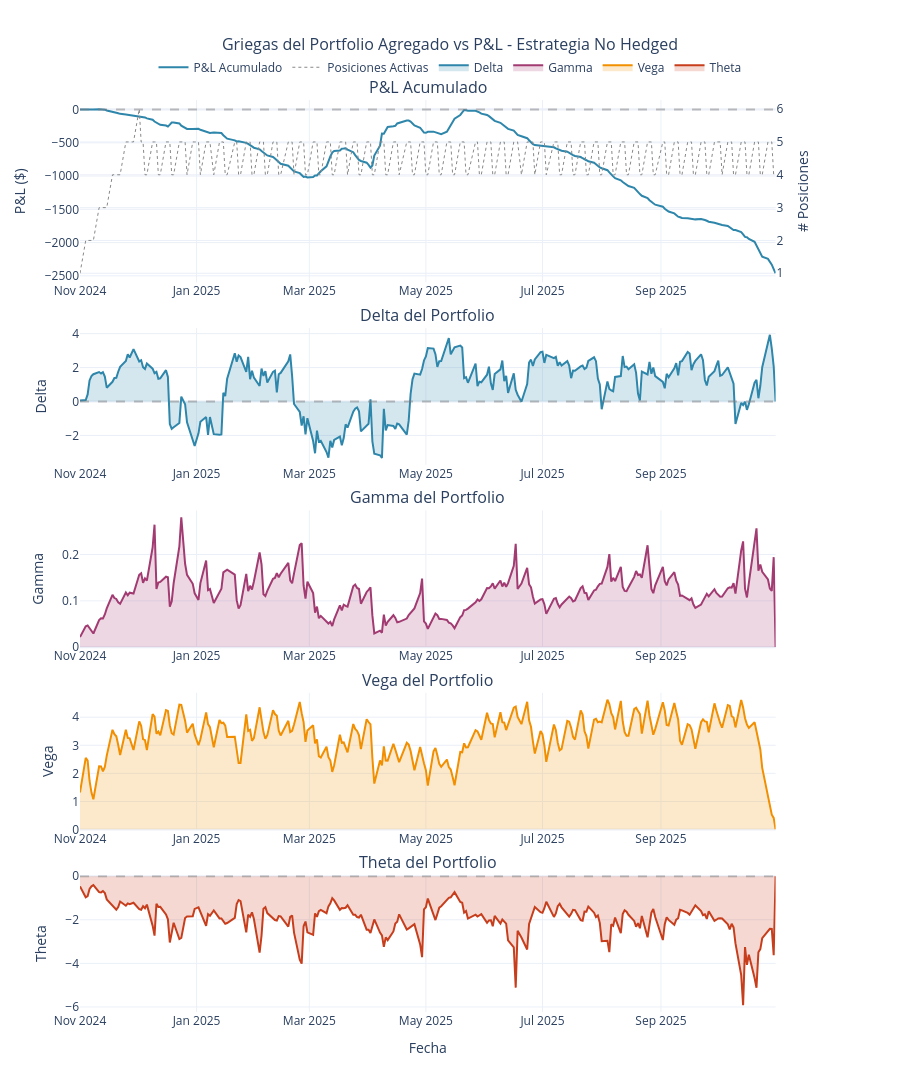

Notebook cell for this chart:
### Code cell
# Visualizacion 1: Griegas del Portfolio vs P&L Acumulado
fig = make_subplots(
    rows=5, cols=1,
    subplot_titles=(
        'P&L Acumulado',
        'Delta del Portfolio',
        'Gamma del Portfolio',
        'Vega del Portfolio',
        'Theta del Portfolio'
    ),
    vertical_spacing=0.05,
    row_heights=[0.25, 0.1875, 0.1875, 0.1875, 0.1875],
    specs=[
        [{"secondary_y": True}],
        [{"secondary_y": False}],
        [{"secondary_y": False}],
        [{"secondary_y": False}],
        [{"secondary_y": False}]
    ]
)

# Colores
colors_greeks = {
    'pnl': '#2E86AB',
    'positions': '#888888',
    'delta': '#2E86AB',
    'gamma': '#A23B72',
    'vega': '#F18F01',
    'theta': '#C73E1D'
}

# Row 1: P&L Acumulado y Numero de Posiciones
fig.add_trace(
    go.Scatter(
        x=results.cumulative_pnl_straddle.index,
        y=results.cumulative_pnl_straddle.values,
        mode='lines',
        name='P&L Acumulado',
        line=dict(color=colors_greeks['pnl'], width=2),
        hovertemplate='<b>P&L:</b> $%{y:.2f}<extra></extra>'
    ),
    row=1, col=1, secondary_y=False
)

fig.add_trace(
    go.Scatter(
        x=portfolio_greeks.index,
        y=portfolio_greeks['num_positions'],
        mode='lines',
        name='Posiciones Activas',
        line=dict(color=colors_greeks['positions'], width=1, dash='dot'),
        hovertemplate='<b>Posiciones:</b> %{y}<extra></extra>'
    ),
    row=1, col=1, secondary_y=True
)

fig.add_hline(y=0, line_dash="dash", line_color="gray", opacity=0.5, row=1, col=1)

# Row 2: Delta
fig.add_trace(
    go.Scatter(
        x=portfolio_greeks.index,
        y=portfolio_greeks['delta'],
        mode='lines',
        name='Delta',
        line=dict(color=colors_greeks['delta'], width=2),
        hovertemplate='<b>Delta:</b> %{y:.2f}<extra></extra>',
        fill='tozeroy',
        fillcolor=f'rgba(46, 134, 171, 0.2)'
    ),
    row=2, col=1
)
fig.add_hline(y=0, line_dash="dash", line_color="gray", opacity=0.5, row=2, col=1)

# Row 3: Gamma
fig.add_trace(
    go.Scatter(
        x=portfolio_greeks.index,
        y=portfolio_greeks['gamma'],
        mode='lines',
        name='Gamma',
        line=dict(color=colors_greeks['gamma'], width=2),
        hovertemplate='<b>Gamma:</b> %{y:.2f}<extra></extra>',
        fill='tozeroy',
        fillcolor=f'rgba(162, 59, 114, 0.2)'
    ),
    row=3, col=1
)

# Row 4: Vega
fig.add_trace(
    go.Scatter(
        x=portfolio_greeks.index,
        y=portfolio_greeks['vega'],
        mode='lines',
        name='Vega',
        line=dict(color=colors_greeks['vega'], width=2),
        hovertemplate='<b>Vega:</b> %{y:.2f}<extra></extra>',
        fill='tozeroy',
        fillcolor=f'rgba(241, 143, 1, 0.2)'
    ),
    row=4, col=1
)

# Row 5: Theta
fig.add_trace(
    go.Scatter(
        x=portfolio_greeks.index,
        y=portfolio_greeks['theta'],
        mode='lines',
        name='Theta',
        line=dict(color=colors_greeks['theta'], width=2),
        hovertemplate='<b>Theta:</b> %{y:.2f}<extra></extra>',
        fill='tozeroy',
        fillcolor=f'rgba(199, 62, 29, 0.2)'
    ),
    row=5, col=1
)
fig.add_hline(y=0, line_dash="dash", line_color="gray", opacity=0.5, row=5, col=1)

# Actualizar ejes
fig.update_xaxes(title_text="Fecha", row=5, col=1)
fig.update_yaxes(title_text="P&L ($)", row=1, col=1, secondary_y=False)
fig.update_yaxes(title_text="# Posiciones", row=1, col=1, secondary_y=True)
fig.update_yaxes(title_text="Delta", row=2, col=1)
fig.update_yaxes(title_text="Gamma", row=3, col=1)
fig.update_yaxes(title_text="Vega", row=4, col=1)
fig.update_yaxes(title_text="Theta", row=5, col=1)

# Layout
fig.update_layout(
    height=1400,
    showlegend=True,
    hovermode='x unified',
    template='plotly_white',
    title_text='Griegas del Portfolio Agregado vs P&L - Estrategia No Hedged',
    title_x=0.5,
    title_font_size=16,
    legend=dict(
        orientation="h",
        yanchor="bottom",
        y=1.02,
        xanchor="center",
        x=0.5
    )
)

fig.show()

### Figure 1 — Plotly figure (JSON) as saved in the notebook; plotly's stock layout.template omitted (floating-point values rounded to 4 significant figures; data arrays with more than 128 entries replaced by an {"elided": "..."} marker saying what was removed)
{"data": [{"hovertemplate": "<b>P&L:</b> $%{y:.2f}<extra></extra>", "line": {"color": "#2E86AB", "width": 2}, "mode": "lines", "name": "P&L Acumulado", "type": "scatter", "x": {"elided": "250 str values"}, "xaxis": "x", "y": {"elided": "250 float values"}, "yaxis": "y"}, {"hovertemplate": "<b>Posiciones:</b> %{y}<extra></extra>", "line": {"color": "#888888", "dash": "dot", "width": 1}, "mode": "lines", "name": "Posiciones Activas", "type": "scatter", "x": {"elided": "250 str values"}, "xaxis": "x", "y": {"elided": "250 int values"}, "yaxis": "y2"}, {"fill": "tozeroy", "fillcolor": "rgba(46, 134, 171, 0.2)", "hovertemplate": "<b>Delta:</b> %{y:.2f}<extra></extra>", "line": {"color": "#2E86AB", "width": 2}, "mode": "lines", "name": "Delta", "type": "scatter", "x": {"elided": "250 str values"}, "xaxis": "x2", "y": {"elided": "250 float values"}, "yaxis": "y3"}, {"fill": "tozeroy", "fillcolor": "rgba(162, 59, 114, 0.2)", "hovertemplate": "<b>Gamma:</b> %{y:.2f}<extra></extra>", "line": {"color": "#A23B72", "width": 2}, "mode": "lines", "name": "Gamma", "type": "scatter", "x": {"elided": "250 str values"}, "xaxis": "x3", "y": {"elided": "250 float values"}, "yaxis": "y4"}, {"fill": "tozeroy", "fillcolor": "rgba(241, 143, 1, 0.2)", "hovertemplate": "<b>Vega:</b> %{y:.2f}<extra></extra>", "line": {"color": "#F18F01", "width": 2}, "mode": "lines", "name": "Vega", "type": "scatter", "x": {"elided": "250 str values"}, "xaxis": "x4", "y": {"elided": "250 float values"}, "yaxis": "y5"}, {"fill": "tozeroy", "fillcolor": "rgba(199, 62, 29, 0.2)", "hovertemplate": "<b>Theta:</b> %{y:.2f}<extra></extra>", "line": {"color": "#C73E1D", "width": 2}, "mode": "lines", "name": "Theta", "type": "scatter", "x": {"elided": "250 str values"}, "xaxis": "x5", "y": {"elided": "250 float values"}, "yaxis": "y6"}], "layout": {"annotations": [{"font": {"size": 16}, "showarrow": false, "text": "P&L Acumulado", "x": 0.47, "xanchor": "center", "xref": "paper", "y": 1, "yanchor": "bottom", "yref": "paper"}, {"font": {"size": 16}, "showarrow": false, "text": "Delta del Portfolio", "x": 0.47, "xanchor": "center", "xref": "paper", "y": 0.75, "yanchor": "bottom", "yref": "paper"}, {"font": {"size": 16}, "showarrow": false, "text": "Gamma del Portfolio", "x": 0.47, "xanchor": "center", "xref": "paper", "y": 0.55, "yanchor": "bottom", "yref": "paper"}, {"font": {"size": 16}, "showarrow": false, "text": "Vega del Portfolio", "x": 0.47, "xanchor": "center", "xref": "paper", "y": 0.35, "yanchor": "bottom", "yref": "paper"}, {"font": {"size": 16}, "showarrow": false, "text": "Theta del Portfolio", "x": 0.47, "xanchor": "center", "xref": "paper", "y": 0.15, "yanchor": "bottom", "yref": "paper"}], "height": 1400, "hovermode": "x unified", "legend": {"orientation": "h", "x": 0.5, "xanchor": "center", "y": 1.02, "yanchor": "bottom"}, "shapes": [{"line": {"color": "gray", "dash": "dash"}, "opacity": 0.5, "type": "line", "x0": 0, "x1": 1, "xref": "x domain", "y0": 0, "y1": 0, "yref": "y"}, {"line": {"color": "gray", "dash": "dash"}, "opacity": 0.5, "type": "line", "x0": 0, "x1": 1, "xref": "x2 domain", "y0": 0, "y1": 0, "yref": "y3"}, {"line": {"color": "gray", "dash": "dash"}, "opacity": 0.5, "type": "line", "x0": 0, "x1": 1, "xref": "x5 domain", "y0": 0, "y1": 0, "yref": "y6"}], "showlegend": true, "title": {"font": {"size": 16}, "text": "Griegas del Portfolio Agregado vs P&L - Estrategia No Hedged", "x": 0.5}, "xaxis": {"anchor": "y", "domain": [0, 0.94]}, "xaxis2": {"anchor": "y3", "domain": [0, 0.94]}, "xaxis3": {"anchor": "y4", "domain": [0, 0.94]}, "xaxis4": {"anchor": "y5", "domain": [0, 0.94]}, "xaxis5": {"anchor": "y6", "domain": [0, 0.94], "title": {"text": "Fecha"}}, "yaxis": {"anchor": "x", "domain": [0.8, 1], "title": {"text": "P&L ($)"}}, "yaxis2": {"anchor": "x", "overlaying": "y", "side": "right", "title": {"text": "# Posiciones"}}, "yaxis3": {"anchor": "x2", "domain": [0.6, 0.75], "title": {"text": "Delta"}}, "yaxis4": {"anchor": "x3", "domain": [0.4, 0.55], "title": {"text": "Gamma"}}, "yaxis5": {"anchor": "x4", "domain": [0.2, 0.35], "title": {"text": "Vega"}}, "yaxis6": {"anchor": "x5", "domain": [0, 0.15], "title": {"text": "Theta"}}}}
